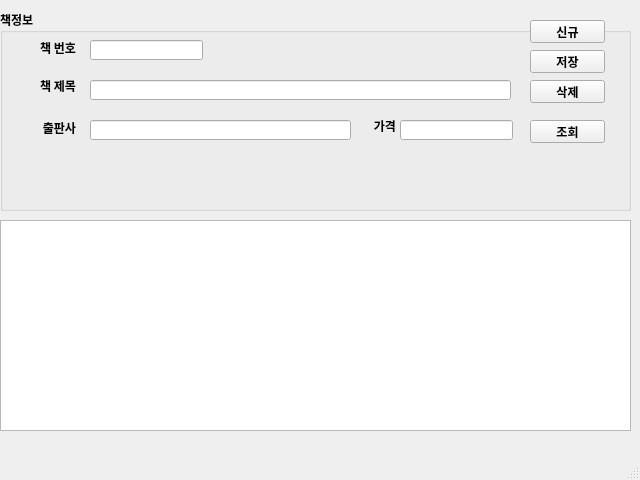
<?xml version="1.0" encoding="UTF-8"?>
<ui version="4.0">
 <class>MainWindow</class>
 <widget class="QMainWindow" name="MainWindow">
  <property name="geometry">
   <rect>
    <x>0</x>
    <y>0</y>
    <width>640</width>
    <height>480</height>
   </rect>
  </property>
  <property name="maximumSize">
   <size>
    <width>640</width>
    <height>480</height>
   </size>
  </property>
  <property name="font">
   <font>
    <family>나눔고딕</family>
    <pointsize>9</pointsize>
    <weight>75</weight>
    <bold>true</bold>
   </font>
  </property>
  <property name="windowTitle">
   <string>MainWindow</string>
  </property>
  <widget class="QWidget" name="centralwidget">
   <widget class="QGroupBox" name="groupBox">
    <property name="geometry">
     <rect>
      <x>0</x>
      <y>10</y>
      <width>631</width>
      <height>201</height>
     </rect>
    </property>
    <property name="title">
     <string>책정보</string>
    </property>
    <widget class="QLabel" name="label">
     <property name="geometry">
      <rect>
       <x>20</x>
       <y>30</y>
       <width>56</width>
       <height>16</height>
      </rect>
     </property>
     <property name="text">
      <string>책 번호</string>
     </property>
     <property name="alignment">
      <set>Qt::AlignRight|Qt::AlignTrailing|Qt::AlignVCenter</set>
     </property>
    </widget>
    <widget class="QLineEdit" name="txtBookid">
     <property name="geometry">
      <rect>
       <x>90</x>
       <y>30</y>
       <width>113</width>
       <height>20</height>
      </rect>
     </property>
    </widget>
    <widget class="QLabel" name="label_2">
     <property name="geometry">
      <rect>
       <x>20</x>
       <y>70</y>
       <width>56</width>
       <height>12</height>
      </rect>
     </property>
     <property name="text">
      <string>책 제목</string>
     </property>
     <property name="alignment">
      <set>Qt::AlignRight|Qt::AlignTrailing|Qt::AlignVCenter</set>
     </property>
    </widget>
    <widget class="QLineEdit" name="txtBookName">
     <property name="geometry">
      <rect>
       <x>90</x>
       <y>70</y>
       <width>421</width>
       <height>20</height>
      </rect>
     </property>
    </widget>
    <widget class="QLabel" name="label_3">
     <property name="geometry">
      <rect>
       <x>20</x>
       <y>110</y>
       <width>56</width>
       <height>16</height>
      </rect>
     </property>
     <property name="text">
      <string>출판사</string>
     </property>
     <property name="alignment">
      <set>Qt::AlignRight|Qt::AlignTrailing|Qt::AlignVCenter</set>
     </property>
    </widget>
    <widget class="QLineEdit" name="txtPrice">
     <property name="geometry">
      <rect>
       <x>400</x>
       <y>110</y>
       <width>113</width>
       <height>20</height>
      </rect>
     </property>
    </widget>
    <widget class="QLabel" name="label_4">
     <property name="geometry">
      <rect>
       <x>340</x>
       <y>110</y>
       <width>56</width>
       <height>12</height>
      </rect>
     </property>
     <property name="text">
      <string>가격</string>
     </property>
     <property name="alignment">
      <set>Qt::AlignRight|Qt::AlignTrailing|Qt::AlignVCenter</set>
     </property>
    </widget>
    <widget class="QLineEdit" name="txtPublisher">
     <property name="geometry">
      <rect>
       <x>90</x>
       <y>110</y>
       <width>261</width>
       <height>20</height>
      </rect>
     </property>
    </widget>
    <widget class="QPushButton" name="btnNew">
     <property name="geometry">
      <rect>
       <x>530</x>
       <y>10</y>
       <width>75</width>
       <height>23</height>
      </rect>
     </property>
     <property name="text">
      <string>신규</string>
     </property>
    </widget>
    <widget class="QPushButton" name="btnSave">
     <property name="geometry">
      <rect>
       <x>530</x>
       <y>40</y>
       <width>75</width>
       <height>23</height>
      </rect>
     </property>
     <property name="text">
      <string>저장</string>
     </property>
    </widget>
    <widget class="QPushButton" name="btnDel">
     <property name="geometry">
      <rect>
       <x>530</x>
       <y>70</y>
       <width>75</width>
       <height>23</height>
      </rect>
     </property>
     <property name="text">
      <string>삭제</string>
     </property>
    </widget>
    <widget class="QPushButton" name="btnReload">
     <property name="geometry">
      <rect>
       <x>530</x>
       <y>110</y>
       <width>75</width>
       <height>23</height>
      </rect>
     </property>
     <property name="text">
      <string>조회</string>
     </property>
    </widget>
   </widget>
   <widget class="QTableWidget" name="tblBooks">
    <property name="geometry">
     <rect>
      <x>0</x>
      <y>220</y>
      <width>631</width>
      <height>211</height>
     </rect>
    </property>
   </widget>
  </widget>
  <widget class="QMenuBar" name="menubar">
   <property name="geometry">
    <rect>
     <x>0</x>
     <y>0</y>
     <width>640</width>
     <height>21</height>
    </rect>
   </property>
  </widget>
  <widget class="QStatusBar" name="statusbar"/>
 </widget>
 <tabstops>
  <tabstop>txtBookid</tabstop>
  <tabstop>txtBookName</tabstop>
  <tabstop>txtPublisher</tabstop>
  <tabstop>txtPrice</tabstop>
  <tabstop>btnNew</tabstop>
  <tabstop>btnSave</tabstop>
  <tabstop>btnDel</tabstop>
  <tabstop>btnReload</tabstop>
  <tabstop>tblBooks</tabstop>
 </tabstops>
 <resources/>
 <connections/>
</ui>
